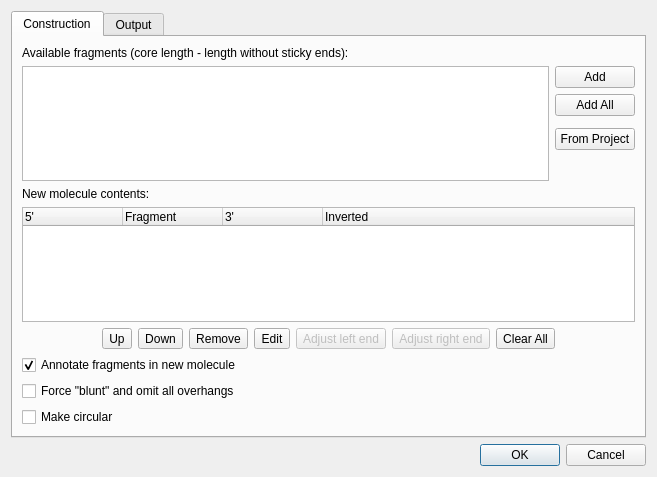
<?xml version="1.0" encoding="UTF-8"?>
<ui version="4.0">
 <class>ConstructMoleculeDialog</class>
 <widget class="QDialog" name="ConstructMoleculeDialog">
  <property name="geometry">
   <rect>
    <x>0</x>
    <y>0</y>
    <width>657</width>
    <height>477</height>
   </rect>
  </property>
  <property name="minimumSize">
   <size>
    <width>400</width>
    <height>400</height>
   </size>
  </property>
  <property name="windowTitle">
   <string>Construct Molecule</string>
  </property>
  <layout class="QVBoxLayout" name="verticalLayout">
   <property name="sizeConstraint">
    <enum>QLayout::SetMinAndMaxSize</enum>
   </property>
   <item>
    <widget class="QTabWidget" name="tabWidget">
     <property name="currentIndex">
      <number>0</number>
     </property>
     <widget class="QWidget" name="tab">
      <attribute name="title">
       <string>Construction</string>
      </attribute>
      <layout class="QVBoxLayout" name="verticalLayout_2">
       <property name="sizeConstraint">
        <enum>QLayout::SetMinAndMaxSize</enum>
       </property>
       <item>
        <widget class="QLabel" name="label">
         <property name="text">
          <string>Available fragments (core length - length without sticky ends):</string>
         </property>
         <property name="margin">
          <number>1</number>
         </property>
        </widget>
       </item>
       <item>
        <layout class="QGridLayout" name="gridLayout">
         <property name="sizeConstraint">
          <enum>QLayout::SetMinAndMaxSize</enum>
         </property>
         <item row="0" column="0" rowspan="5">
          <widget class="QListWidget" name="fragmentListWidget">
           <property name="toolTip">
            <string>Fragments available from active project</string>
           </property>
          </widget>
         </item>
         <item row="0" column="1">
          <widget class="QPushButton" name="takeButton">
           <property name="toolTip">
            <string>Add selected fragments to new molecule contents</string>
           </property>
           <property name="text">
            <string>Add</string>
           </property>
          </widget>
         </item>
         <item row="4" column="1">
          <spacer name="verticalSpacer">
           <property name="orientation">
            <enum>Qt::Vertical</enum>
           </property>
           <property name="sizeHint" stdset="0">
            <size>
             <width>20</width>
             <height>40</height>
            </size>
           </property>
          </spacer>
         </item>
         <item row="3" column="1">
          <widget class="QPushButton" name="fromProjectButton">
           <property name="text">
            <string>From Project</string>
           </property>
          </widget>
         </item>
         <item row="1" column="1">
          <widget class="QPushButton" name="takeAllButton">
           <property name="toolTip">
            <string>Add all available fragments to molecule contets</string>
           </property>
           <property name="text">
            <string>Add All</string>
           </property>
          </widget>
         </item>
        </layout>
       </item>
       <item>
        <widget class="QLabel" name="label_2">
         <property name="text">
          <string>New molecule contents:</string>
         </property>
         <property name="margin">
          <number>1</number>
         </property>
        </widget>
       </item>
       <item>
        <widget class="QTreeWidget" name="molConstructWidget">
         <property name="acceptDrops">
          <bool>false</bool>
         </property>
         <property name="toolTip">
          <string>New molecule contents</string>
         </property>
         <column>
          <property name="text">
           <string>5'</string>
          </property>
         </column>
         <column>
          <property name="text">
           <string>Fragment</string>
          </property>
         </column>
         <column>
          <property name="text">
           <string>3'</string>
          </property>
         </column>
         <column>
          <property name="text">
           <string>Inverted</string>
          </property>
         </column>
        </widget>
       </item>
       <item>
        <layout class="QHBoxLayout" name="horizontalLayout">
         <item>
          <spacer name="horizontalSpacer">
           <property name="orientation">
            <enum>Qt::Horizontal</enum>
           </property>
           <property name="sizeHint" stdset="0">
            <size>
             <width>40</width>
             <height>20</height>
            </size>
           </property>
          </spacer>
         </item>
         <item>
          <widget class="QToolButton" name="upButton">
           <property name="toolTip">
            <string>Move selected fragment up</string>
           </property>
           <property name="text">
            <string>Up</string>
           </property>
          </widget>
         </item>
         <item>
          <widget class="QToolButton" name="downButton">
           <property name="toolTip">
            <string>Move selected fragment down</string>
           </property>
           <property name="text">
            <string>Down</string>
           </property>
          </widget>
         </item>
         <item>
          <widget class="QToolButton" name="removeButton">
           <property name="toolTip">
            <string>Remove selected fragment from new molecule</string>
           </property>
           <property name="text">
            <string>Remove</string>
           </property>
          </widget>
         </item>
         <item>
          <widget class="QToolButton" name="editFragmentButton">
           <property name="text">
            <string>Edit</string>
           </property>
          </widget>
         </item>
         <item>
          <widget class="QToolButton" name="tbAdjustLeft">
           <property name="enabled">
            <bool>false</bool>
           </property>
           <property name="text">
            <string>Adjust left end</string>
           </property>
          </widget>
         </item>
         <item>
          <widget class="QToolButton" name="tbAdjustRight">
           <property name="enabled">
            <bool>false</bool>
           </property>
           <property name="text">
            <string>Adjust right end</string>
           </property>
          </widget>
         </item>
         <item>
          <widget class="QToolButton" name="clearButton">
           <property name="toolTip">
            <string>Clear molecule contents</string>
           </property>
           <property name="text">
            <string>Clear All</string>
           </property>
          </widget>
         </item>
         <item>
          <spacer name="horizontalSpacer_2">
           <property name="orientation">
            <enum>Qt::Horizontal</enum>
           </property>
           <property name="sizeHint" stdset="0">
            <size>
             <width>40</width>
             <height>20</height>
            </size>
           </property>
          </spacer>
         </item>
        </layout>
       </item>
       <item>
        <widget class="QCheckBox" name="annotateFragmentsBox">
         <property name="text">
          <string>Annotate fragments in new molecule</string>
         </property>
         <property name="checked">
          <bool>true</bool>
         </property>
        </widget>
       </item>
       <item>
        <widget class="QCheckBox" name="makeBluntBox">
         <property name="enabled">
          <bool>true</bool>
         </property>
         <property name="toolTip">
          <string>Setting this option checked will result in ignoring overhangs while constructing new molecule.</string>
         </property>
         <property name="whatsThis">
          <string/>
         </property>
         <property name="text">
          <string>Force &quot;blunt&quot; and omit all overhangs</string>
         </property>
         <property name="checked">
          <bool>false</bool>
         </property>
        </widget>
       </item>
       <item>
        <widget class="QCheckBox" name="makeCircularBox">
         <property name="enabled">
          <bool>true</bool>
         </property>
         <property name="toolTip">
          <string>Circulirize result molecule</string>
         </property>
         <property name="text">
          <string>Make circular</string>
         </property>
        </widget>
       </item>
      </layout>
     </widget>
     <widget class="QWidget" name="tab_2">
      <attribute name="title">
       <string>Output</string>
      </attribute>
      <layout class="QVBoxLayout" name="verticalLayout_3">
       <item>
        <layout class="QHBoxLayout" name="horizontalLayout_2">
         <item>
          <widget class="QLabel" name="label_3">
           <property name="text">
            <string>Path to file:</string>
           </property>
          </widget>
         </item>
         <item>
          <widget class="QLineEdit" name="filePathEdit"/>
         </item>
         <item>
          <widget class="QToolButton" name="browseButton">
           <property name="text">
            <string>...</string>
           </property>
          </widget>
         </item>
        </layout>
       </item>
       <item>
        <widget class="QCheckBox" name="openViewBox">
         <property name="enabled">
          <bool>true</bool>
         </property>
         <property name="text">
          <string>Open view for new molecule</string>
         </property>
         <property name="checked">
          <bool>true</bool>
         </property>
        </widget>
       </item>
       <item>
        <widget class="QCheckBox" name="saveImmediatlyBox">
         <property name="enabled">
          <bool>true</bool>
         </property>
         <property name="text">
          <string>Save immediately</string>
         </property>
        </widget>
       </item>
       <item>
        <spacer name="verticalSpacer_2">
         <property name="orientation">
          <enum>Qt::Vertical</enum>
         </property>
         <property name="sizeHint" stdset="0">
          <size>
           <width>20</width>
           <height>308</height>
          </size>
         </property>
        </spacer>
       </item>
      </layout>
     </widget>
    </widget>
   </item>
   <item>
    <widget class="QDialogButtonBox" name="buttonBox">
     <property name="standardButtons">
      <set>QDialogButtonBox::Cancel|QDialogButtonBox::Ok</set>
     </property>
    </widget>
   </item>
  </layout>
 </widget>
 <resources/>
 <connections>
  <connection>
   <sender>buttonBox</sender>
   <signal>accepted()</signal>
   <receiver>ConstructMoleculeDialog</receiver>
   <slot>accept()</slot>
   <hints>
    <hint type="sourcelabel">
     <x>328</x>
     <y>456</y>
    </hint>
    <hint type="destinationlabel">
     <x>328</x>
     <y>238</y>
    </hint>
   </hints>
  </connection>
  <connection>
   <sender>buttonBox</sender>
   <signal>rejected()</signal>
   <receiver>ConstructMoleculeDialog</receiver>
   <slot>reject()</slot>
   <hints>
    <hint type="sourcelabel">
     <x>328</x>
     <y>456</y>
    </hint>
    <hint type="destinationlabel">
     <x>328</x>
     <y>238</y>
    </hint>
   </hints>
  </connection>
 </connections>
</ui>
